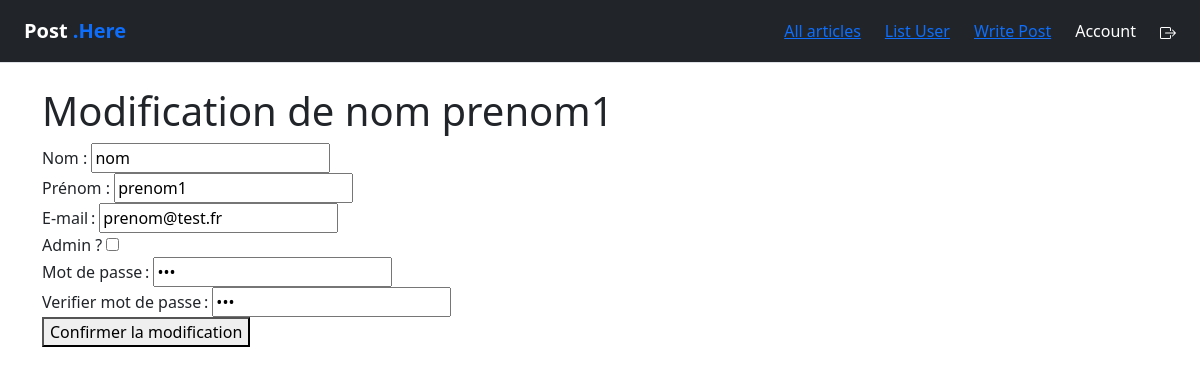
Page /modifuser/1 (signed in) on the committed database.
### tables this page shows
CREATE TABLE `users` (
  `id` int(11) NOT NULL,
  `name` varchar(255) NOT NULL,
  `first_name` varchar(255) NOT NULL,
  `email` varchar(255) NOT NULL,
  `password` varchar(255) NOT NULL,
  `admin` tinyint(1) NOT NULL,
  `created_at` timestamp NOT NULL DEFAULT current_timestamp()
);

### src/controllers/UserListController.php (called while the page is built, shortened)
<?php
class UserListController extends BaseController
{
    public function executeUpdateUser(){
        $user = new UserManager(PDOFactory::getMysqlConnection());
        $user = $user->getUserById($this->params['id']);
        $this->render(
            'UserUpdate.php',
            ['user'=> $user],
            'Modification \'un utilisateur'
        );
    }
}

### src/config/routes/Router.php (called while the page is built, shortened)
<?php
class Router
{
    public function getController()
    {
        $xml = new DOMDocument();
        $xml->load(__DIR__ .'/routes.xml');
        $routes = $xml->getElementsByTagName('route');
        isset($_GET['path']) ? $path = strtolower(htmlspecialchars($_GET['path'])) : $path = '/';
        foreach ($routes as $route) {
            if ($path === $route->getAttribute('path')) {
                $action = $route->getAttribute('action');
                $params = [];
                if ($route->hasAttribute('params')) {
                    $paramsArray = explode(',', $route->getAttribute('params'));
                    foreach ($paramsArray as $param) {
                        $params[$param] = $_GET[$param];
                    }
                }
                return new $controllerClass($action, $params);
            }
        }
       return new ErrorController('error404');
    }
}

### index.php (called while the page is built, shortened)
<?php
$router = new \App\config\routes\Router();
$router->getController();
?>

### src/config/factories/PDOFactory.php (called while the page is built, shortened)
<?php
class PDOFactory{
    public static function getMysqlConnection(): PDO{
        return new PDO('mysql:host=db;dbname=posthere', 'root', 'example');
    }
}

### src/models/BaseManager.php (called while the page is built, shortened)
<?php
abstract class BaseManager
{
    public function __construct($pdo)
    {
        $this->pdo = $pdo;
    }
}

### src/models/UserManager.php (called while the page is built, shortened)
<?php
class UserManager extends BaseManager
{
    public function getUserById(int $id): User
    {
        $search = $this->pdo->prepare('SELECT * FROM users WHERE id = ?');
        $search->execute(array($id));
        $search->setFetchMode(\PDO::FETCH_CLASS, User::class);
        $user = $search->fetch();
        return $user;
    }
}

### src/entity/User.php (called while the page is built, shortened)
<?php
class User {
    private string $name;
    private string $first_name;
    private string $email;
    private string $password;
    private bool $admin;
    public function getName(){
        return $this->name;
    }
    public function getFirstName(){
        return $this->first_name;
    }
    public function getEmail(){
        return $this->email;
    }
    public function getPassword(){
        return $this->password;
    }
    public function getAdmin(){
        return $this->admin;
    }
}

### src/views/Frontend/UserUpdate.php (the view, shortened to what this page needs)
<div class="container">
    <h1>Modification de <?= $user->getName()." ". $user->getFirstName()?></h1>
    <form action='/sendUpdate' method='post'>
        <div>
            <label for="name">Nom :</label>
            <input type="text" id="name" name="user_name" value="<?= $user->getName()?>">
        </div>
        <div>
            <label for="name">Prénom :</label>
            <input type="text" id="firstName" name="user_firstname" value="<?= $user->getFirstName()?>">
        </div>
        <div>
            <label for="mail">E-mail :</label>
            <input type="email" id="mail" name="user_mail" value="<?= $user->getEmail()?>">
        </div>
        <div>
            <label for="admin">Admin ?</label>
            <input type="checkbox" class="admin" name="user_admin" value="1" <?= ($user->getAdmin()== 1)?'checked':''?>>
        </div>
        <div>
            <label for="mdp">Mot de passe :</label>
            <input type="password" id="mdp" name="user_pswd" value="<?= $user->getPassword()?>">
        </div>
        <div>
            <label for="vmdp">Verifier mot de passe :</label>
            <input type="password" id="vmdp" name="verif_pswd" value="<?= $user->getPassword()?>">
        </div>
        <button>Confirmer la modification</button>
    </form>
</div>

### rows in the picture
users: name "nom", first_name "prenom1", user_name "nom", user_firstname "prenom1", user_mail "prenom@test.fr"
